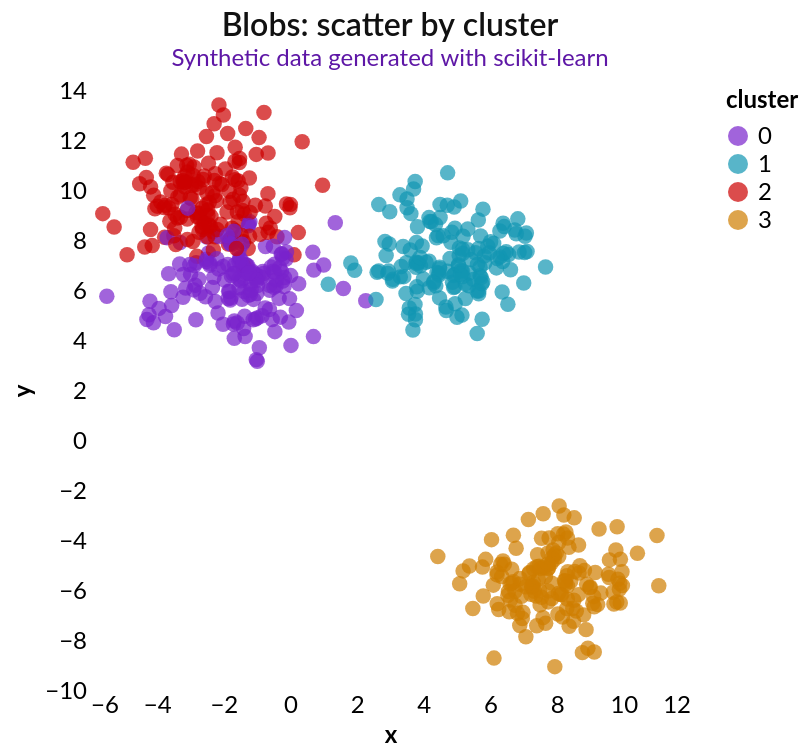

This figure's notebook cell:
### Code cell
# Let's visualize df_blobs as a scatterplot

scatter = alt.Chart(df_blobs).mark_point().encode(
    x="x:Q",
    y="y:Q",
    color="cluster:N",
    tooltip=["x:Q", "y:Q", "cluster:N"]
).properties(
    title={
        "text": "Blobs: scatter by cluster",
        "subtitle": "Synthetic data generated with scikit-learn"
    }
)

display(scatter)

### Figure 1 — Vega-Lite specification as saved in the notebook (floating-point values rounded to 4 significant figures; data arrays with more than 128 entries replaced by an {"elided": "..."} marker saying what was removed)
{"config": {"background": "white", "view": {"fill": "white", "stroke": "transparent"}, "font": "Lato", "title": {"font": "Lato", "fontSize": 16, "fontWeight": 600, "color": "#111111", "subtitleColor": "#5E17A6", "anchor": "middle"}, "axis": {"labelFont": "Lato", "titleFont": "Lato", "labelFontSize": 12, "titleFontSize": 12, "grid": false, "ticks": false, "domain": false, "gridColor": "#e9e9e9", "tickColor": "#cccccc", "domainColor": "#cccccc"}, "legend": {"labelFont": "Lato", "titleFont": "Lato", "labelFontSize": 12, "titleFontSize": 12}, "point": {"filled": true, "size": 60}, "line": {"strokeWidth": 2}, "range": {"category": ["#7922CC", "#1195B2", "#CC0000", "#CE7E00", "#5E17A6", "#0E7C93", "#9E0000", "#A86600", "#3F1D5C", "#1F6F5B", "#8C4A00"]}}, "data": {"name": "data-4b3fcaed5d3854c8e5d89a77e128b29d"}, "mark": {"type": "point"}, "encoding": {"color": {"field": "cluster", "type": "nominal"}, "tooltip": [{"field": "x", "type": "quantitative"}, {"field": "y", "type": "quantitative"}, {"field": "cluster", "type": "nominal"}], "x": {"field": "x", "type": "quantitative"}, "y": {"field": "y", "type": "quantitative"}}, "title": {"text": "Blobs: scatter by cluster", "subtitle": "Synthetic data generated with scikit-learn"}, "$schema": "https://vega.github.io/schema/vega-lite/v5.20.1.json", "datasets": {"data-4b3fcaed5d3854c8e5d89a77e128b29d": {"elided": "600 records"}}}
